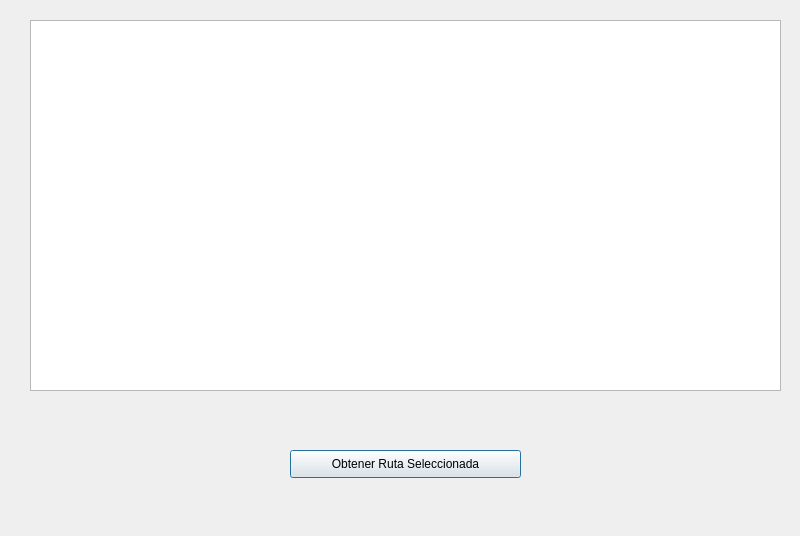
<?xml version="1.0" encoding="UTF-8"?>
<ui version="4.0">
 <class>dlgDemo34</class>
 <widget class="QDialog" name="dlgDemo34">
  <property name="geometry">
   <rect>
    <x>0</x>
    <y>0</y>
    <width>800</width>
    <height>536</height>
   </rect>
  </property>
  <property name="windowTitle">
   <string>Lista de Directorios y Archivos con QFileMOdel y TreeView</string>
  </property>
  <widget class="QPushButton" name="btnObtenerRutaSeleccionada">
   <property name="geometry">
    <rect>
     <x>290</x>
     <y>450</y>
     <width>231</width>
     <height>28</height>
    </rect>
   </property>
   <property name="text">
    <string>Obtener Ruta Seleccionada</string>
   </property>
  </widget>
  <widget class="QLabel" name="lblRutaSeleccionada">
   <property name="geometry">
    <rect>
     <x>20</x>
     <y>490</y>
     <width>751</width>
     <height>16</height>
    </rect>
   </property>
   <property name="text">
    <string/>
   </property>
  </widget>
  <widget class="QTreeView" name="tvwExplorador">
   <property name="geometry">
    <rect>
     <x>30</x>
     <y>20</y>
     <width>751</width>
     <height>371</height>
    </rect>
   </property>
  </widget>
 </widget>
 <resources/>
 <connections/>
</ui>
